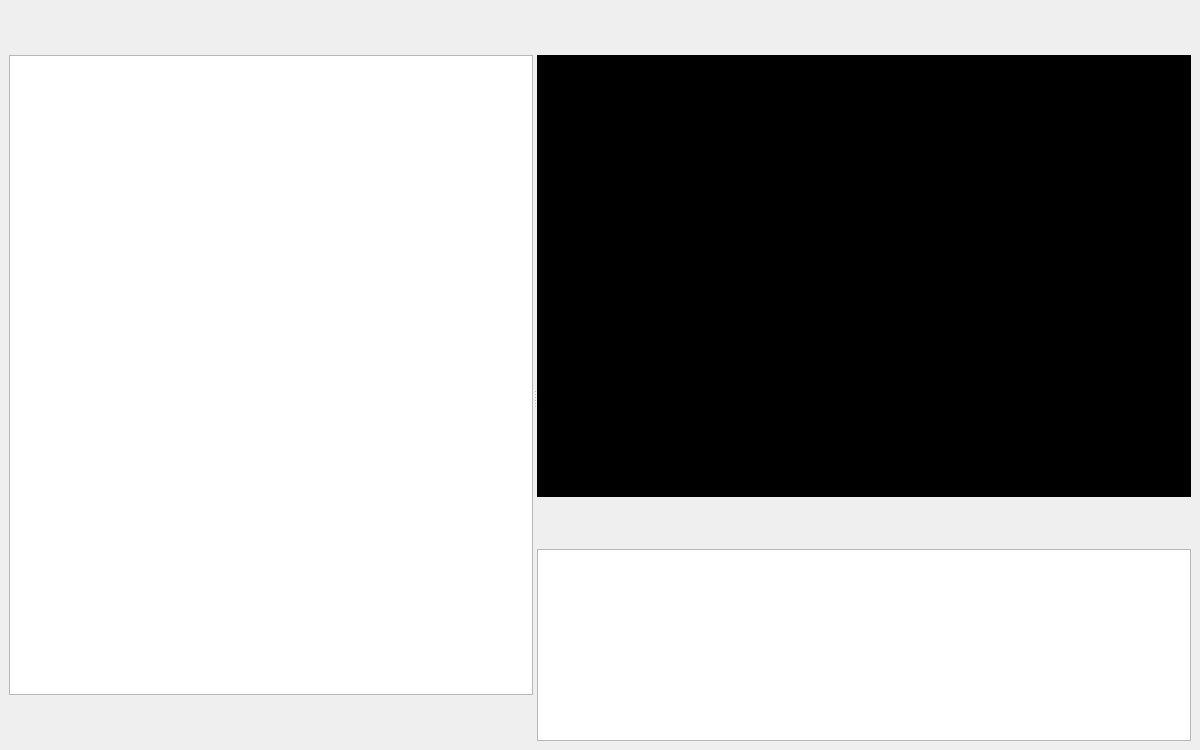
<?xml version="1.0" encoding="UTF-8"?>
<ui version="4.0">
 <class>MainWin</class>
 <widget class="QMainWindow" name="MainWin">
  <property name="geometry">
   <rect>
    <x>0</x>
    <y>0</y>
    <width>1200</width>
    <height>750</height>
   </rect>
  </property>
  <property name="windowTitle">
   <string>MainWin</string>
  </property>
  <property name="styleSheet">
   <string notr="true"/>
  </property>
  <widget class="QWidget" name="centralwidget">
   <layout class="QVBoxLayout" name="verticalLayout">
    <item>
     <widget class="QStackedWidget" name="mainStack">
      <property name="currentIndex">
       <number>0</number>
      </property>
      <widget class="QWidget" name="presenterPage">
      <layout class="QVBoxLayout" name="presenterPageLayout">
       <property name="leftMargin">
        <number>0</number>
       </property>
       <property name="topMargin">
        <number>0</number>
       </property>
       <property name="rightMargin">
        <number>0</number>
       </property>
       <property name="bottomMargin">
        <number>0</number>
       </property>
       <item>
        <widget class="ToolbarM" name="presenterToolbar">
         <property name="sizePolicy">
          <sizepolicy hsizetype="Preferred" vsizetype="Maximum">
           <horstretch>0</horstretch>
           <verstretch>0</verstretch>
          </sizepolicy>
         </property>
         <property name="minimumSize">
          <size>
           <width>0</width>
           <height>40</height>
          </size>
         </property>
         <property name="autoFillBackground">
          <bool>false</bool>
         </property>
        </widget>
       </item>
       <item>
        <widget class="QSplitter" name="splitter">
         <property name="sizePolicy">
          <sizepolicy hsizetype="Expanding" vsizetype="Preferred">
           <horstretch>0</horstretch>
           <verstretch>0</verstretch>
          </sizepolicy>
         </property>
         <property name="orientation">
          <enum>Qt::Orientation::Horizontal</enum>
         </property>
         <property name="childrenCollapsible">
          <bool>false</bool>
         </property>
         <widget class="QWidget" name="leftPanel" native="true">
          <layout class="QVBoxLayout" name="leftPanelLayout">
           <property name="leftMargin">
            <number>0</number>
           </property>
           <property name="topMargin">
            <number>0</number>
           </property>
           <property name="rightMargin">
            <number>0</number>
           </property>
           <property name="bottomMargin">
            <number>0</number>
           </property>
           <item>
            <widget class="QListWidget" name="playlistWidget">
             <property name="minimumSize">
              <size>
               <width>250</width>
               <height>0</height>
              </size>
             </property>
            </widget>
           </item>
           <item>
            <widget class="ToolbarM" name="playlistToolbar">
             <property name="sizePolicy">
              <sizepolicy hsizetype="Preferred" vsizetype="Maximum">
               <horstretch>0</horstretch>
               <verstretch>0</verstretch>
              </sizepolicy>
             </property>
             <property name="minimumSize">
              <size>
               <width>0</width>
               <height>40</height>
              </size>
             </property>
            </widget>
           </item>
          </layout>
         </widget>
         <widget class="QWidget" name="rightPanel" native="true">
          <layout class="QVBoxLayout" name="rightPanelLayout">
           <property name="leftMargin">
            <number>0</number>
           </property>
           <property name="topMargin">
            <number>0</number>
           </property>
           <property name="rightMargin">
            <number>0</number>
           </property>
           <property name="bottomMargin">
            <number>0</number>
           </property>
           <item>
            <widget class="QLabel" name="previewLabel">
             <property name="sizePolicy">
              <sizepolicy hsizetype="Ignored" vsizetype="Ignored">
               <horstretch>0</horstretch>
               <verstretch>1</verstretch>
              </sizepolicy>
             </property>
             <property name="minimumSize">
              <size>
               <width>320</width>
               <height>180</height>
              </size>
             </property>
             <property name="styleSheet">
              <string notr="true">background-color: black; color: #888;</string>
             </property>
             <property name="alignment">
              <set>Qt::AlignmentFlag::AlignCenter</set>
             </property>
             <property name="wordWrap">
              <bool>true</bool>
             </property>
            </widget>
           </item>
           <item>
            <widget class="ToolbarM" name="videoToolbar">
             <property name="sizePolicy">
              <sizepolicy hsizetype="Preferred" vsizetype="Maximum">
               <horstretch>0</horstretch>
               <verstretch>0</verstretch>
              </sizepolicy>
             </property>
             <property name="minimumSize">
              <size>
               <width>0</width>
               <height>40</height>
              </size>
             </property>
            </widget>
           </item>
           <item>
            <widget class="QListWidget" name="slidesListWidget"/>
           </item>
          </layout>
         </widget>
        </widget>
       </item>
      </layout>
      </widget>
      <widget class="QWidget" name="settingsPage">
      <layout class="QVBoxLayout" name="settingsPageLayout">
       <property name="leftMargin">
        <number>0</number>
       </property>
       <property name="topMargin">
        <number>0</number>
       </property>
       <property name="rightMargin">
        <number>0</number>
       </property>
       <property name="bottomMargin">
        <number>0</number>
       </property>
       <item>
        <widget class="ToolbarM" name="settingsToolbar">
         <property name="sizePolicy">
          <sizepolicy hsizetype="Preferred" vsizetype="Maximum">
           <horstretch>0</horstretch>
           <verstretch>0</verstretch>
          </sizepolicy>
         </property>
         <property name="minimumSize">
          <size>
           <width>0</width>
           <height>40</height>
          </size>
         </property>
         <property name="autoFillBackground">
          <bool>false</bool>
         </property>
        </widget>
       </item>
       <item>
        <widget class="SettingsPage" name="settingsTabs"/>
       </item>
      </layout>
      </widget>
      <widget class="QWidget" name="biblePage">
      <layout class="QVBoxLayout" name="biblePageLayout">
       <property name="leftMargin">
        <number>0</number>
       </property>
       <property name="topMargin">
        <number>0</number>
       </property>
       <property name="rightMargin">
        <number>0</number>
       </property>
       <property name="bottomMargin">
        <number>0</number>
       </property>
       <item>
        <widget class="ToolbarM" name="bibleToolbar">
         <property name="sizePolicy">
          <sizepolicy hsizetype="Preferred" vsizetype="Maximum">
           <horstretch>0</horstretch>
           <verstretch>0</verstretch>
          </sizepolicy>
         </property>
         <property name="minimumSize">
          <size>
           <width>0</width>
           <height>40</height>
          </size>
         </property>
         <property name="autoFillBackground">
          <bool>false</bool>
         </property>
        </widget>
       </item>
       <item>
        <widget class="BiblePage" name="bibleBrowser"/>
       </item>
      </layout>
      </widget>
      <widget class="QWidget" name="libraryPage">
      <layout class="QVBoxLayout" name="libraryPageLayout">
       <property name="leftMargin">
        <number>0</number>
       </property>
       <property name="topMargin">
        <number>0</number>
       </property>
       <property name="rightMargin">
        <number>0</number>
       </property>
       <property name="bottomMargin">
        <number>0</number>
       </property>
       <item>
        <widget class="ToolbarM" name="libraryToolbar">
         <property name="sizePolicy">
          <sizepolicy hsizetype="Preferred" vsizetype="Maximum">
           <horstretch>0</horstretch>
           <verstretch>0</verstretch>
          </sizepolicy>
         </property>
         <property name="minimumSize">
          <size>
           <width>0</width>
           <height>40</height>
          </size>
         </property>
         <property name="autoFillBackground">
          <bool>false</bool>
         </property>
        </widget>
       </item>
       <item>
        <widget class="LibraryPage" name="libraryBrowser"/>
       </item>
      </layout>
      </widget>
      <widget class="QWidget" name="eventsPage">
      <layout class="QVBoxLayout" name="eventsPageLayout">
       <property name="leftMargin">
        <number>0</number>
       </property>
       <property name="topMargin">
        <number>0</number>
       </property>
       <property name="rightMargin">
        <number>0</number>
       </property>
       <property name="bottomMargin">
        <number>0</number>
       </property>
       <item>
        <widget class="ToolbarM" name="eventsToolbar">
         <property name="sizePolicy">
          <sizepolicy hsizetype="Preferred" vsizetype="Maximum">
           <horstretch>0</horstretch>
           <verstretch>0</verstretch>
          </sizepolicy>
         </property>
         <property name="minimumSize">
          <size>
           <width>0</width>
           <height>40</height>
          </size>
         </property>
         <property name="autoFillBackground">
          <bool>false</bool>
         </property>
        </widget>
       </item>
       <item>
        <widget class="EventsPage" name="eventsBrowser"/>
       </item>
      </layout>
      </widget>
     </widget>
    </item>
   </layout>
  </widget>
 </widget>
 <customwidgets>
  <customwidget>
   <class>ToolbarM</class>
   <extends>QFrame</extends>
   <header>toolbarm.h</header>
   <container>1</container>
  </customwidget>
  <customwidget>
   <class>LibraryPage</class>
   <extends>QWidget</extends>
   <header>librarypage.h</header>
   <container>1</container>
  </customwidget>
  <customwidget>
   <class>BiblePage</class>
   <extends>QWidget</extends>
   <header>biblepage.h</header>
   <container>1</container>
  </customwidget>
  <customwidget>
   <class>SettingsPage</class>
   <extends>QWidget</extends>
   <header>settingspage.h</header>
   <container>1</container>
  </customwidget>
  <customwidget>
   <class>EventsPage</class>
   <extends>QWidget</extends>
   <header>eventspage.h</header>
   <container>1</container>
  </customwidget>
 </customwidgets>
 <resources/>
 <connections/>
</ui>
